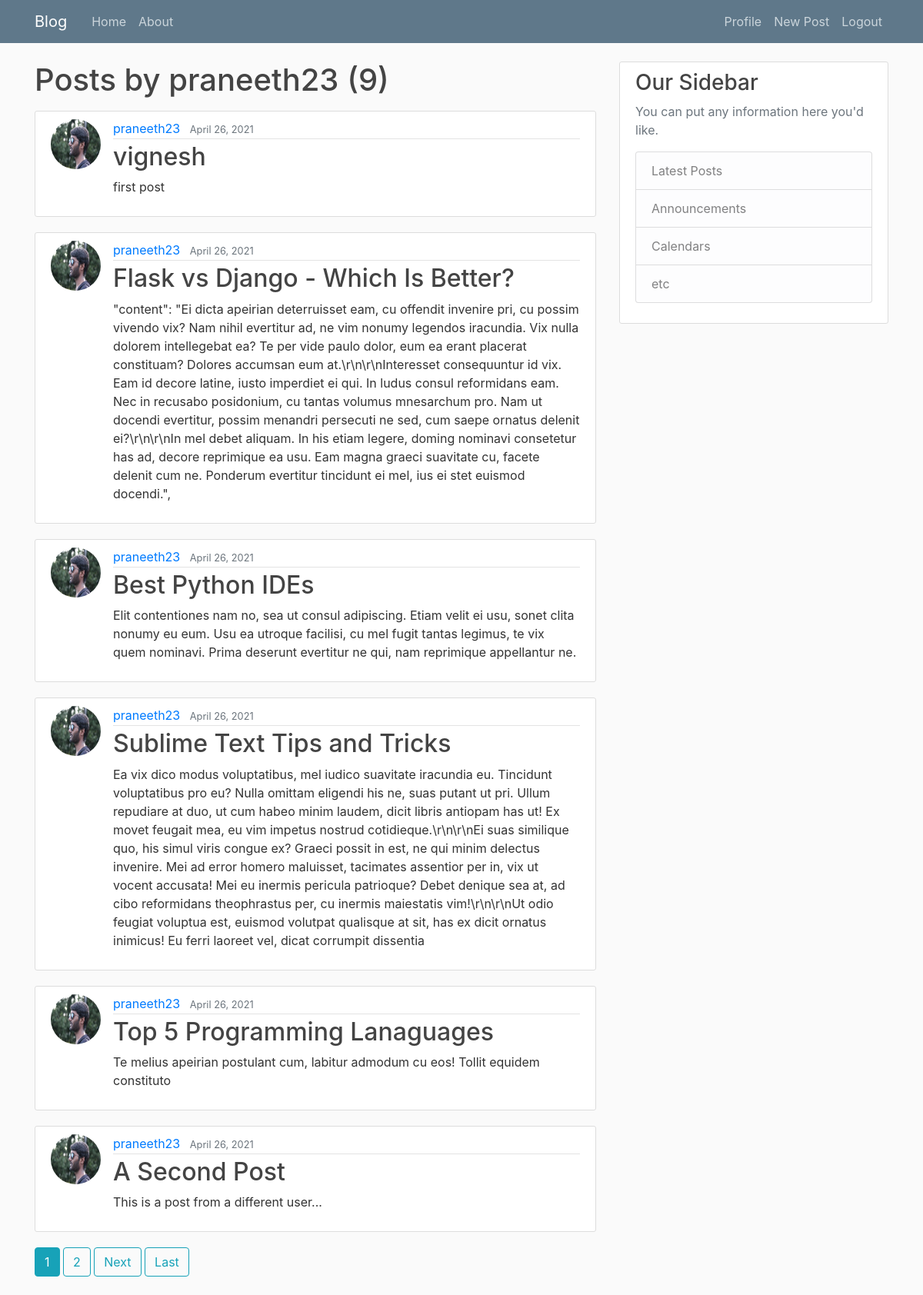
The app's page /user/praneeth23 (signed in) with its own data.
### blog/models.py (models this page shows, shortened)
class Post(models.Model):
	title=models.CharField(max_length=200)
	content=models.TextField()
	date_posted=models.DateTimeField(default=timezone.now)
	author=models.ForeignKey(User, on_delete=models.CASCADE)

### users/models.py (models this page shows, shortened)
class Profile(models.Model):
	user=models.OneToOneField(User,on_delete=models.CASCADE)
	image=models.ImageField(default='default.jpg',upload_to='profile_pics')

### blog/views.py (the view)
# urls.py: path('user/<str:username>', UserPostListView.as_view(),name='user-posts'),
class UserPostListView(ListView):
	model=Post
	template_name='blog/user_posts.html'
	context_object_name='posts'
	ordering=['-date_posted']
	paginate_by=6
	def get_queryset(self):
		user=get_object_or_404(User,username=self.kwargs.get('username'))
		return Post.objects.filter(author=user).order_by('-date_posted')

### blog/templates/blog/user_posts.html (shortened to what this page needs)
{% extends "blog/base.html" %}
{% block content %}
    <h1 class="mb-3">Posts by {{ view.kwargs.username }} ({{ page_obj.paginator.count }})</h1>
    {% for post in posts %}
        <article class="media content-section">
          <img class="rounded-circle article-img" src="{{ post.author.profile.image.url }}">
          <div class="media-body">
            <div class="article-metadata">
              <a class="mr-2" href="{% url 'user-posts' post.author.username %}">{{ post.author }}</a>
              <small class="text-muted">{{ post.date_posted|date:"F d, Y" }}</small>
            </div>
            <h2><a class="article-title" href="{% url 'post-detail' post.id %}">{{ post.title }}</a></h2>
            <p class="article-content">{{ post.content }}</p>
          </div>
        </article>
    {% endfor %}
    {% if is_paginated %}
      {% for num in page_obj.paginator.page_range %}
        {% if page_obj.number == num %}
          <a class="btn btn-info mb-4" href="?page={{ num }}">{{ num }}</a>
        {% elif num > page_obj.number|add:'-3' and num < page_obj.number|add:'3' %}
          <a class="btn btn-outline-info mb-4" href="?page={{ num }}">{{ num }}</a>
        {% endif %}
      {% endfor %}
      {% if page_obj.has_next %}
        <a class="btn btn-outline-info mb-4" href="?page={{ page_obj.next_page_number }}">Next</a>
        <a class="btn btn-outline-info mb-4" href="?page={{ page_obj.paginator.num_pages }}">Last</a>
      {% endif %}
    {% endif %}
{% endblock content %}

### blog/static/blog/main.css (style rules this page uses)
body { background: #fafafa; color: #333333; margin-top: 5rem; }
h1, h2, h3, h4, h5, h6 { color: #444444; }
.content-section { background: #ffffff; padding: 10px 20px; border: 1px solid #dddddd; border-radius: 3px; margin-bottom: 20px; }
.article-title { color: #444444; }
.article-content { white-space: pre-line; }
.article-img { height: 65px; width: 65px; margin-right: 16px; }
.article-metadata { padding-bottom: 1px; margin-bottom: 4px; border-bottom: 1px solid #e3e3e3 }

### records on screen
Post: author.profile.image (picture), author "praneeth23", date_posted "April 26, 2021", title "vignesh", content "first post"
Post: author.profile.image (picture), author "praneeth23", date_posted "April 26, 2021", title "Flask vs Django - Which Is Better?", content "\"content\": \"Ei dicta apeirian deterruisset eam, cu offendit invenire pri, cu possim vivendo vix? Nam nihil evertitur ad, ne vim nonumy legendos iracundia. Vix nulla dolorem intellegebat ea? Te per vide paulo dolor, eum ea erant placerat constituam? Dolores accumsan eum at.\\r\\n\\r\\nInteresset consequuntur id vix. Eam id decore latine, iusto imperdiet ei qui. In ludus consul reformidans eam. Nec in recusabo posidonium, cu tantas volumus mnesarchum pro. Nam ut docendi evertitur, possim menandri persecuti ne sed, cum saepe ornatus delenit ei?\\r\\n\\r\\nIn mel debet aliquam. In his etiam legere, doming nominavi consetetur has ad, decore reprimique ea usu. Eam magna graeci suavitate cu, facete…"
Post: author.profile.image (picture), author "praneeth23", date_posted "April 26, 2021", title "Best Python IDEs", content "Elit contentiones nam no, sea ut consul adipiscing. Etiam velit ei usu, sonet clita nonumy eu eum. Usu ea utroque facilisi, cu mel fugit tantas legimus, te vix quem nominavi. Prima deserunt evertitur ne qui, nam reprimique appellantur ne."
Post: author.profile.image (picture), author "praneeth23", date_posted "April 26, 2021", title "Sublime Text Tips and Tricks", content "Ea vix dico modus voluptatibus, mel iudico suavitate iracundia eu. Tincidunt voluptatibus pro eu? Nulla omittam eligendi his ne, suas putant ut pri. Ullum repudiare at duo, ut cum habeo minim laudem, dicit libris antiopam has ut! Ex movet feugait mea, eu vim impetus nostrud cotidieque.\\r\\n\\r\\nEi suas similique quo, his simul viris congue ex? Graeci possit in est, ne qui minim delectus invenire. Mei ad error homero maluisset, tacimates assentior per in, vix ut vocent accusata! Mei eu inermis pericula patrioque? Debet denique sea at, ad cibo reformidans theophrastus per, cu inermis maiestatis vim!\\r\\n\\r\\nUt odio feugiat voluptua est, euismod volutpat qualisque at sit, has ex dicit ornatus…"
Post: author.profile.image (picture), author "praneeth23", date_posted "April 26, 2021", title "Top 5 Programming Lanaguages", content "Te melius apeirian postulant cum, labitur admodum cu eos! Tollit equidem constituto"
Post: author.profile.image (picture), author "praneeth23", date_posted "April 26, 2021", title "A Second Post", content "This is a post from a different user..."

### other values on screen
{{ view.kwargs.username }} "praneeth23"
{{ page_obj.paginator.count }} "9"
{{ num }} "1"
{{ num }} "2"
